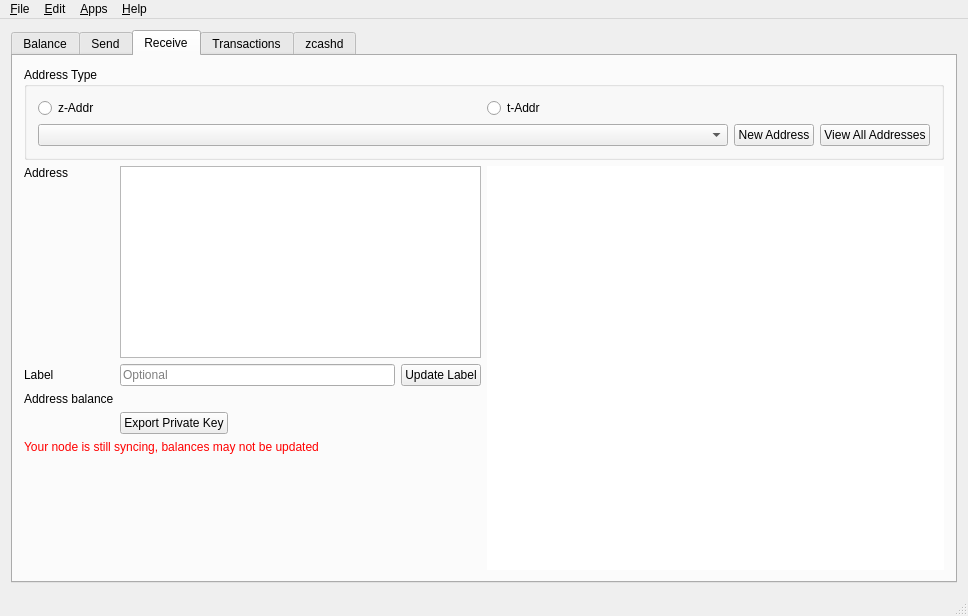
<?xml version="1.0" encoding="UTF-8"?>
<ui version="4.0">
 <class>MainWindow</class>
 <widget class="QMainWindow" name="MainWindow">
  <property name="geometry">
   <rect>
    <x>0</x>
    <y>0</y>
    <width>968</width>
    <height>616</height>
   </rect>
  </property>
  <property name="windowTitle">
   <string>ArnakWallet</string>
  </property>
  <property name="windowIcon">
   <iconset resource="../application.qrc">
    <normaloff>:/icons/res/icon.ico</normaloff>:/icons/res/icon.ico</iconset>
  </property>
  <widget class="QWidget" name="centralWidget">
   <layout class="QGridLayout" name="gridLayout_3">
    <item row="0" column="0">
     <widget class="QTabWidget" name="tabWidget">
      <property name="currentIndex">
       <number>2</number>
      </property>
      <widget class="QWidget" name="tab">
       <attribute name="title">
        <string>Balance</string>
       </attribute>
       <layout class="QGridLayout" name="gridLayout_2">
        <item row="0" column="0">
         <layout class="QHBoxLayout" name="horizontalLayout_5">
          <item>
           <widget class="QGroupBox" name="groupBox">
            <property name="minimumSize">
             <size>
              <width>250</width>
              <height>0</height>
             </size>
            </property>
            <property name="title">
             <string>Summary</string>
            </property>
            <property name="flat">
             <bool>false</bool>
            </property>
            <layout class="QGridLayout" name="gridLayout">
             <item row="0" column="0">
              <layout class="QVBoxLayout" name="verticalLayout">
               <item>
                <layout class="QHBoxLayout" name="horizontalLayout">
                 <item>
                  <widget class="QLabel" name="label">
                   <property name="sizePolicy">
                    <sizepolicy hsizetype="Minimum" vsizetype="Preferred">
                     <horstretch>0</horstretch>
                     <verstretch>0</verstretch>
                    </sizepolicy>
                   </property>
                   <property name="text">
                    <string>Shielded</string>
                   </property>
                  </widget>
                 </item>
                 <item>
                  <widget class="QLabel" name="balSheilded">
                   <property name="text">
                    <string/>
                   </property>
                   <property name="alignment">
                    <set>Qt::AlignRight|Qt::AlignTrailing|Qt::AlignVCenter</set>
                   </property>
                  </widget>
                 </item>
                </layout>
               </item>
               <item>
                <layout class="QHBoxLayout" name="horizontalLayout_2">
                 <item>
                  <widget class="QLabel" name="label_2">
                   <property name="sizePolicy">
                    <sizepolicy hsizetype="Minimum" vsizetype="Preferred">
                     <horstretch>0</horstretch>
                     <verstretch>0</verstretch>
                    </sizepolicy>
                   </property>
                   <property name="text">
                    <string>Transparent</string>
                   </property>
                  </widget>
                 </item>
                 <item>
                  <widget class="QLabel" name="balTransparent">
                   <property name="text">
                    <string/>
                   </property>
                   <property name="alignment">
                    <set>Qt::AlignRight|Qt::AlignTrailing|Qt::AlignVCenter</set>
                   </property>
                  </widget>
                 </item>
                </layout>
               </item>
               <item>
                <widget class="Line" name="line">
                 <property name="orientation">
                  <enum>Qt::Horizontal</enum>
                 </property>
                </widget>
               </item>
               <item>
                <layout class="QHBoxLayout" name="horizontalLayout_3">
                 <item>
                  <widget class="QLabel" name="label_3">
                   <property name="sizePolicy">
                    <sizepolicy hsizetype="Minimum" vsizetype="Preferred">
                     <horstretch>0</horstretch>
                     <verstretch>0</verstretch>
                    </sizepolicy>
                   </property>
                   <property name="font">
                    <font>
                     <weight>75</weight>
                     <bold>true</bold>
                    </font>
                   </property>
                   <property name="text">
                    <string>Total</string>
                   </property>
                  </widget>
                 </item>
                 <item>
                  <widget class="QLabel" name="balTotal">
                   <property name="font">
                    <font>
                     <weight>75</weight>
                     <bold>true</bold>
                    </font>
                   </property>
                   <property name="text">
                    <string/>
                   </property>
                   <property name="alignment">
                    <set>Qt::AlignRight|Qt::AlignTrailing|Qt::AlignVCenter</set>
                   </property>
                  </widget>
                 </item>
                </layout>
               </item>
               <item>
                <spacer name="verticalSpacer">
                 <property name="orientation">
                  <enum>Qt::Vertical</enum>
                 </property>
                 <property name="sizeHint" stdset="0">
                  <size>
                   <width>20</width>
                   <height>40</height>
                  </size>
                 </property>
                </spacer>
               </item>
               <item>
                <widget class="QLabel" name="lblSyncWarning">
                 <property name="styleSheet">
                  <string notr="true">color:red;</string>
                 </property>
                 <property name="text">
                  <string>Your node is still syncing, balances may not be updated</string>
                 </property>
                 <property name="wordWrap">
                  <bool>true</bool>
                 </property>
                </widget>
               </item>
               <item>
                <widget class="QLabel" name="unconfirmedWarning">
                 <property name="sizePolicy">
                  <sizepolicy hsizetype="Minimum" vsizetype="Preferred">
                   <horstretch>0</horstretch>
                   <verstretch>0</verstretch>
                  </sizepolicy>
                 </property>
                 <property name="styleSheet">
                  <string notr="true">color: red;</string>
                 </property>
                 <property name="text">
                  <string>Some transactions are not yet confirmed</string>
                 </property>
                </widget>
               </item>
              </layout>
             </item>
            </layout>
           </widget>
          </item>
          <item>
           <widget class="QGroupBox" name="groupBox_2">
            <property name="sizePolicy">
             <sizepolicy hsizetype="Expanding" vsizetype="Preferred">
              <horstretch>0</horstretch>
              <verstretch>0</verstretch>
             </sizepolicy>
            </property>
            <property name="title">
             <string>Address Balances</string>
            </property>
            <layout class="QHBoxLayout" name="horizontalLayout_4">
             <property name="spacing">
              <number>6</number>
             </property>
             <property name="leftMargin">
              <number>0</number>
             </property>
             <property name="topMargin">
              <number>0</number>
             </property>
             <property name="rightMargin">
              <number>0</number>
             </property>
             <property name="bottomMargin">
              <number>0</number>
             </property>
             <item>
              <widget class="QTableView" name="balancesTable">
               <property name="selectionMode">
                <enum>QAbstractItemView::SingleSelection</enum>
               </property>
               <property name="selectionBehavior">
                <enum>QAbstractItemView::SelectRows</enum>
               </property>
               <property name="cornerButtonEnabled">
                <bool>false</bool>
               </property>
               <attribute name="horizontalHeaderShowSortIndicator" stdset="0">
                <bool>false</bool>
               </attribute>
               <attribute name="horizontalHeaderStretchLastSection">
                <bool>true</bool>
               </attribute>
               <attribute name="verticalHeaderVisible">
                <bool>false</bool>
               </attribute>
              </widget>
             </item>
            </layout>
           </widget>
          </item>
         </layout>
        </item>
       </layout>
      </widget>
      <widget class="QWidget" name="tab_2">
       <attribute name="title">
        <string>Send</string>
       </attribute>
       <layout class="QVBoxLayout" name="verticalLayout_4">
        <item>
         <widget class="QGroupBox" name="groupBox_4">
          <property name="autoFillBackground">
           <bool>false</bool>
          </property>
          <property name="title">
           <string>From</string>
          </property>
          <property name="flat">
           <bool>false</bool>
          </property>
          <layout class="QVBoxLayout" name="verticalLayout_6">
           <item>
            <layout class="QHBoxLayout" name="horizontalLayout_8">
             <item>
              <widget class="AddressCombo" name="inputsCombo"/>
             </item>
            </layout>
           </item>
           <item>
            <layout class="QHBoxLayout" name="horizontalLayout_15">
             <item>
              <widget class="QLabel" name="label_5">
               <property name="text">
                <string>Address Balance</string>
               </property>
              </widget>
             </item>
             <item>
              <widget class="QLineEdit" name="sendAddressBalance">
               <property name="sizePolicy">
                <sizepolicy hsizetype="Preferred" vsizetype="Fixed">
                 <horstretch>0</horstretch>
                 <verstretch>0</verstretch>
                </sizepolicy>
               </property>
               <property name="alignment">
                <set>Qt::AlignRight|Qt::AlignTrailing|Qt::AlignVCenter</set>
               </property>
               <property name="readOnly">
                <bool>true</bool>
               </property>
              </widget>
             </item>
             <item>
              <widget class="QLabel" name="sendAddressBalanceUSD">
               <property name="text">
                <string/>
               </property>
              </widget>
             </item>
             <item>
              <spacer name="horizontalSpacer_6">
               <property name="orientation">
                <enum>Qt::Horizontal</enum>
               </property>
               <property name="sizeHint" stdset="0">
                <size>
                 <width>40</width>
                 <height>20</height>
                </size>
               </property>
              </spacer>
             </item>
            </layout>
           </item>
          </layout>
         </widget>
        </item>
        <item>
         <widget class="QGroupBox" name="groupBox_3">
          <property name="title">
           <string>Send To</string>
          </property>
          <property name="flat">
           <bool>false</bool>
          </property>
          <layout class="QVBoxLayout" name="verticalLayout_3">
           <property name="leftMargin">
            <number>0</number>
           </property>
           <property name="topMargin">
            <number>0</number>
           </property>
           <property name="rightMargin">
            <number>0</number>
           </property>
           <property name="bottomMargin">
            <number>0</number>
           </property>
           <item>
            <widget class="QScrollArea" name="sendToScrollArea">
             <property name="sizeAdjustPolicy">
              <enum>QAbstractScrollArea::AdjustToContents</enum>
             </property>
             <property name="widgetResizable">
              <bool>true</bool>
             </property>
             <widget class="QWidget" name="sendToWidgets">
              <property name="geometry">
               <rect>
                <x>0</x>
                <y>0</y>
                <width>920</width>
                <height>301</height>
               </rect>
              </property>
              <layout class="QVBoxLayout" name="sendToLayout">
               <item>
                <widget class="QGroupBox" name="verticalGroupBox">
                 <property name="title">
                  <string>Recipient</string>
                 </property>
                 <layout class="QVBoxLayout" name="sendAddressLayout">
                  <item>
                   <layout class="QHBoxLayout" name="horizontalLayout_12">
                    <item>
                     <widget class="QLabel" name="label_4">
                      <property name="text">
                       <string>Address</string>
                      </property>
                     </widget>
                    </item>
                    <item>
                     <widget class="QLineEdit" name="Address1">
                      <property name="placeholderText">
                       <string>Address</string>
                      </property>
                     </widget>
                    </item>
                    <item>
                     <widget class="QPushButton" name="AddressBook1">
                      <property name="text">
                       <string>Address Book</string>
                      </property>
                     </widget>
                    </item>
                   </layout>
                  </item>
                  <item>
                   <layout class="QHBoxLayout" name="horizontalLayout_13">
                    <item>
                     <widget class="QLabel" name="label_6">
                      <property name="text">
                       <string>Amount</string>
                      </property>
                     </widget>
                    </item>
                    <item>
                     <widget class="QLineEdit" name="Amount1">
                      <property name="baseSize">
                       <size>
                        <width>200</width>
                        <height>0</height>
                       </size>
                      </property>
                      <property name="alignment">
                       <set>Qt::AlignRight|Qt::AlignTrailing|Qt::AlignVCenter</set>
                      </property>
                      <property name="placeholderText">
                       <string>Amount</string>
                      </property>
                     </widget>
                    </item>
                    <item>
                     <widget class="QLabel" name="AmtUSD1">
                      <property name="text">
                       <string/>
                      </property>
                     </widget>
                    </item>
                    <item>
                     <widget class="QCheckBox" name="Max1">
                      <property name="text">
                       <string>Max Available</string>
                      </property>
                     </widget>
                    </item>
                    <item>
                     <spacer name="horizontalSpacer_4">
                      <property name="orientation">
                       <enum>Qt::Horizontal</enum>
                      </property>
                      <property name="sizeHint" stdset="0">
                       <size>
                        <width>40</width>
                        <height>20</height>
                       </size>
                      </property>
                     </spacer>
                    </item>
                    <item>
                     <widget class="QPushButton" name="MemoBtn1">
                      <property name="enabled">
                       <bool>true</bool>
                      </property>
                      <property name="toolTip">
                       <string/>
                      </property>
                      <property name="text">
                       <string>Memo</string>
                      </property>
                     </widget>
                    </item>
                   </layout>
                  </item>
                  <item>
                   <widget class="QLabel" name="MemoTxt1">
                    <property name="font">
                     <font>
                      <pointsize>10</pointsize>
                     </font>
                    </property>
                    <property name="text">
                     <string/>
                    </property>
                    <property name="wordWrap">
                     <bool>true</bool>
                    </property>
                   </widget>
                  </item>
                 </layout>
                </widget>
               </item>
               <item>
                <layout class="QHBoxLayout" name="horizontalLayout_7">
                 <item>
                  <spacer name="horizontalSpacer_2">
                   <property name="orientation">
                    <enum>Qt::Horizontal</enum>
                   </property>
                   <property name="sizeHint" stdset="0">
                    <size>
                     <width>40</width>
                     <height>20</height>
                    </size>
                   </property>
                  </spacer>
                 </item>
                 <item>
                  <widget class="QPushButton" name="addAddressButton">
                   <property name="baseSize">
                    <size>
                     <width>200</width>
                     <height>0</height>
                    </size>
                   </property>
                   <property name="text">
                    <string>Add Recipient</string>
                   </property>
                  </widget>
                 </item>
                 <item>
                  <spacer name="horizontalSpacer_3">
                   <property name="orientation">
                    <enum>Qt::Horizontal</enum>
                   </property>
                   <property name="sizeHint" stdset="0">
                    <size>
                     <width>40</width>
                     <height>20</height>
                    </size>
                   </property>
                  </spacer>
                 </item>
                </layout>
               </item>
               <item>
                <spacer name="verticalSpacer_2">
                 <property name="orientation">
                  <enum>Qt::Vertical</enum>
                 </property>
                 <property name="sizeHint" stdset="0">
                  <size>
                   <width>20</width>
                   <height>40</height>
                  </size>
                 </property>
                </spacer>
               </item>
              </layout>
             </widget>
            </widget>
           </item>
          </layout>
         </widget>
        </item>
        <item>
         <layout class="QHBoxLayout" name="layoutSendRecurring">
          <item>
           <widget class="QCheckBox" name="chkRecurring">
            <property name="text">
             <string>Recurring payment</string>
            </property>
           </widget>
          </item>
          <item>
           <widget class="QLabel" name="lblRecurDesc">
            <property name="text">
             <string>Every month, starting 12-May-2012, for 6 payments</string>
            </property>
           </widget>
          </item>
          <item>
           <widget class="QPushButton" name="btnRecurSchedule">
            <property name="text">
             <string>Edit Schedule</string>
            </property>
            <property name="checkable">
             <bool>false</bool>
            </property>
            <property name="checked">
             <bool>false</bool>
            </property>
           </widget>
          </item>
          <item>
           <spacer name="horizontalSpacer_7">
            <property name="orientation">
             <enum>Qt::Horizontal</enum>
            </property>
            <property name="sizeHint" stdset="0">
             <size>
              <width>40</width>
              <height>20</height>
             </size>
            </property>
           </spacer>
          </item>
         </layout>
        </item>
        <item>
         <layout class="QHBoxLayout" name="horizontalLayout_6">
          <item>
           <widget class="QLabel" name="minerFeeLabel">
            <property name="text">
             <string>Miner Fee</string>
            </property>
           </widget>
          </item>
          <item>
           <widget class="QLineEdit" name="minerFeeAmt">
            <property name="sizePolicy">
             <sizepolicy hsizetype="Preferred" vsizetype="Fixed">
              <horstretch>0</horstretch>
              <verstretch>0</verstretch>
             </sizepolicy>
            </property>
            <property name="text">
             <string>0</string>
            </property>
           </widget>
          </item>
          <item>
           <widget class="QLabel" name="lblMinerFeeUSD">
            <property name="text">
             <string/>
            </property>
           </widget>
          </item>
          <item>
           <widget class="QLabel" name="label_17">
            <property name="text">
             <string notr="true"/>
            </property>
           </widget>
          </item>
          <item>
           <spacer name="horizontalSpacer">
            <property name="orientation">
             <enum>Qt::Horizontal</enum>
            </property>
            <property name="sizeHint" stdset="0">
             <size>
              <width>40</width>
              <height>20</height>
             </size>
            </property>
           </spacer>
          </item>
          <item>
           <widget class="QPushButton" name="sendTransactionButton">
            <property name="baseSize">
             <size>
              <width>100</width>
              <height>0</height>
             </size>
            </property>
            <property name="text">
             <string>Send</string>
            </property>
            <property name="flat">
             <bool>false</bool>
            </property>
           </widget>
          </item>
          <item>
           <widget class="QPushButton" name="cancelSendButton">
            <property name="baseSize">
             <size>
              <width>100</width>
              <height>0</height>
             </size>
            </property>
            <property name="text">
             <string>Cancel</string>
            </property>
           </widget>
          </item>
         </layout>
        </item>
       </layout>
      </widget>
      <widget class="QWidget" name="tab_3">
       <attribute name="title">
        <string>Receive</string>
       </attribute>
       <layout class="QVBoxLayout" name="verticalLayout_5">
        <item>
         <layout class="QVBoxLayout" name="verticalLayout_8">
          <item>
           <widget class="QGroupBox" name="groupBox_6">
            <property name="title">
             <string>Address Type</string>
            </property>
            <property name="flat">
             <bool>false</bool>
            </property>
            <property name="checkable">
             <bool>false</bool>
            </property>
            <layout class="QVBoxLayout" name="verticalLayout_9">
             <item>
              <layout class="QHBoxLayout" name="horizontalLayout_9">
               <item>
                <widget class="QRadioButton" name="rdioZSAddr">
                 <property name="text">
                  <string>z-Addr</string>
                 </property>
                </widget>
               </item>
               <item>
                <widget class="QRadioButton" name="rdioTAddr">
                 <property name="sizePolicy">
                  <sizepolicy hsizetype="Preferred" vsizetype="Fixed">
                   <horstretch>0</horstretch>
                   <verstretch>0</verstretch>
                  </sizepolicy>
                 </property>
                 <property name="text">
                  <string>t-Addr</string>
                 </property>
                </widget>
               </item>
              </layout>
             </item>
             <item>
              <layout class="QHBoxLayout" name="horizontalLayout_10">
               <item>
                <widget class="AddressCombo" name="listReceiveAddresses">
                 <property name="sizePolicy">
                  <sizepolicy hsizetype="Expanding" vsizetype="Fixed">
                   <horstretch>0</horstretch>
                   <verstretch>0</verstretch>
                  </sizepolicy>
                 </property>
                 <property name="duplicatesEnabled">
                  <bool>false</bool>
                 </property>
                </widget>
               </item>
               <item>
                <widget class="QPushButton" name="btnReceiveNewAddr">
                 <property name="text">
                  <string>New Address</string>
                 </property>
                </widget>
               </item>
               <item>
                <widget class="QPushButton" name="btnViewAllAddresses">
                 <property name="text">
                  <string>View All Addresses</string>
                 </property>
                </widget>
               </item>
              </layout>
             </item>
            </layout>
           </widget>
          </item>
          <item>
           <layout class="QHBoxLayout" name="horizontalLayout_11">
            <item>
             <layout class="QVBoxLayout" name="verticalLayout_10">
              <item>
               <layout class="QGridLayout" name="gridLayout_4">
                <item row="1" column="0">
                 <widget class="QLabel" name="label_7">
                  <property name="text">
                   <string>Label</string>
                  </property>
                 </widget>
                </item>
                <item row="1" column="2">
                 <widget class="QPushButton" name="rcvUpdateLabel">
                  <property name="text">
                   <string>Update Label</string>
                  </property>
                 </widget>
                </item>
                <item row="2" column="1" colspan="2">
                 <widget class="QLabel" name="rcvBal">
                  <property name="text">
                   <string/>
                  </property>
                 </widget>
                </item>
                <item row="2" column="0">
                 <widget class="QLabel" name="label_21">
                  <property name="text">
                   <string>Address balance</string>
                  </property>
                 </widget>
                </item>
                <item row="1" column="1">
                 <widget class="QLineEdit" name="rcvLabel">
                  <property name="maxLength">
                   <number>40</number>
                  </property>
                  <property name="placeholderText">
                   <string>Optional</string>
                  </property>
                 </widget>
                </item>
                <item row="0" column="1" colspan="2">
                 <widget class="QPlainTextEdit" name="txtReceive">
                  <property name="sizePolicy">
                   <sizepolicy hsizetype="Expanding" vsizetype="Preferred">
                    <horstretch>0</horstretch>
                    <verstretch>0</verstretch>
                   </sizepolicy>
                  </property>
                  <property name="readOnly">
                   <bool>true</bool>
                  </property>
                 </widget>
                </item>
                <item row="3" column="1" colspan="2">
                 <layout class="QHBoxLayout" name="horizontalLayout_16">
                  <item>
                   <widget class="QPushButton" name="exportKey">
                    <property name="text">
                     <string>Export Private Key</string>
                    </property>
                   </widget>
                  </item>
                  <item>
                   <spacer name="horizontalSpacer_5">
                    <property name="orientation">
                     <enum>Qt::Horizontal</enum>
                    </property>
                    <property name="sizeHint" stdset="0">
                     <size>
                      <width>40</width>
                      <height>20</height>
                     </size>
                    </property>
                   </spacer>
                  </item>
                 </layout>
                </item>
                <item row="0" column="0">
                 <widget class="QLabel" name="label_10">
                  <property name="text">
                   <string>Address</string>
                  </property>
                  <property name="alignment">
                   <set>Qt::AlignLeading|Qt::AlignLeft|Qt::AlignTop</set>
                  </property>
                 </widget>
                </item>
               </layout>
              </item>
              <item>
               <widget class="QLabel" name="lblSyncWarningReceive">
                <property name="styleSheet">
                 <string notr="true">color: red;</string>
                </property>
                <property name="text">
                 <string>Your node is still syncing, balances may not be updated</string>
                </property>
               </widget>
              </item>
              <item>
               <spacer name="verticalSpacer_5">
                <property name="orientation">
                 <enum>Qt::Vertical</enum>
                </property>
                <property name="sizeHint" stdset="0">
                 <size>
                  <width>20</width>
                  <height>40</height>
                 </size>
                </property>
               </spacer>
              </item>
             </layout>
            </item>
            <item>
             <widget class="QRCodeLabel" name="qrcodeDisplay">
              <property name="sizePolicy">
               <sizepolicy hsizetype="Expanding" vsizetype="Expanding">
                <horstretch>0</horstretch>
                <verstretch>0</verstretch>
               </sizepolicy>
              </property>
              <property name="styleSheet">
               <string notr="true">background-color: #fff</string>
              </property>
              <property name="text">
               <string/>
              </property>
             </widget>
            </item>
           </layout>
          </item>
         </layout>
        </item>
       </layout>
      </widget>
      <widget class="QWidget" name="tab_4">
       <attribute name="title">
        <string>Transactions</string>
       </attribute>
       <layout class="QVBoxLayout" name="verticalLayout_2">
        <item>
         <widget class="QTableView" name="transactionsTable">
          <property name="selectionMode">
           <enum>QAbstractItemView::SingleSelection</enum>
          </property>
          <property name="selectionBehavior">
           <enum>QAbstractItemView::SelectRows</enum>
          </property>
         </widget>
        </item>
       </layout>
      </widget>
      <widget class="QWidget" name="tab_5">
       <attribute name="title">
        <string>zcashd</string>
       </attribute>
       <layout class="QVBoxLayout" name="verticalLayout_7">
        <item>
         <layout class="QHBoxLayout" name="horizontalLayout_14">
          <item>
           <widget class="FilledIconLabel" name="zcashdlogo">
            <property name="sizePolicy">
             <sizepolicy hsizetype="Expanding" vsizetype="Expanding">
              <horstretch>0</horstretch>
              <verstretch>0</verstretch>
             </sizepolicy>
            </property>
            <property name="text">
             <string/>
            </property>
            <property name="scaledContents">
             <bool>false</bool>
            </property>
           </widget>
          </item>
          <item>
           <widget class="QGroupBox" name="groupBox_5">
            <property name="title">
             <string/>
            </property>
            <layout class="QGridLayout" name="gridLayout_5">
             <item row="5" column="0" colspan="3">
              <widget class="QLabel" name="label_14">
               <property name="text">
                <string>You are currently not mining</string>
               </property>
              </widget>
             </item>
             <item row="6" column="0">
              <spacer name="verticalSpacer_4">
               <property name="orientation">
                <enum>Qt::Vertical</enum>
               </property>
               <property name="sizeHint" stdset="0">
                <size>
                 <width>20</width>
                 <height>40</height>
                </size>
               </property>
              </spacer>
             </item>
             <item row="2" column="2">
              <widget class="QLabel" name="numconnections">
               <property name="text">
                <string>Loading...</string>
               </property>
              </widget>
             </item>
             <item row="1" column="0">
              <widget class="QLabel" name="heightLabel">
               <property name="text">
                <string>Block height</string>
               </property>
              </widget>
             </item>
             <item row="3" column="2">
              <widget class="QLabel" name="solrate">
               <property name="text">
                <string>Loading...</string>
               </property>
              </widget>
             </item>
             <item row="3" column="0">
              <widget class="QLabel" name="label_12">
               <property name="text">
                <string>Network solution rate</string>
               </property>
              </widget>
             </item>
             <item row="2" column="0">
              <widget class="QLabel" name="label_8">
               <property name="text">
                <string>Connections</string>
               </property>
              </widget>
             </item>
             <item row="1" column="2">
              <widget class="QLabel" name="blockheight">
               <property name="text">
                <string>Loading...</string>
               </property>
              </widget>
             </item>
             <item row="4" column="0" colspan="3">
              <widget class="Line" name="line_2">
               <property name="orientation">
                <enum>Qt::Horizontal</enum>
               </property>
              </widget>
             </item>
             <item row="0" column="0">
              <spacer name="verticalSpacer_3">
               <property name="orientation">
                <enum>Qt::Vertical</enum>
               </property>
               <property name="sizeHint" stdset="0">
                <size>
                 <width>20</width>
                 <height>40</height>
                </size>
               </property>
              </spacer>
             </item>
             <item row="3" column="1">
              <widget class="QLabel" name="label_9">
               <property name="text">
                <string>|</string>
               </property>
              </widget>
             </item>
             <item row="2" column="1">
              <widget class="QLabel" name="label_11">
               <property name="text">
                <string>|</string>
               </property>
              </widget>
             </item>
             <item row="1" column="1">
              <widget class="QLabel" name="label_13">
               <property name="text">
                <string>|</string>
               </property>
              </widget>
             </item>
            </layout>
           </widget>
          </item>
         </layout>
        </item>
       </layout>
      </widget>
     </widget>
    </item>
   </layout>
  </widget>
  <widget class="QMenuBar" name="menuBar">
   <property name="geometry">
    <rect>
     <x>0</x>
     <y>0</y>
     <width>968</width>
     <height>22</height>
    </rect>
   </property>
   <widget class="QMenu" name="menuFile">
    <property name="title">
     <string>&amp;File</string>
    </property>
    <addaction name="actionRequest_zcash"/>
    <addaction name="actionPay_URI"/>
    <addaction name="separator"/>
    <addaction name="actionImport_Private_Key"/>
    <addaction name="actionExport_All_Private_Keys"/>
    <addaction name="actionBackup_wallet_dat"/>
    <addaction name="separator"/>
    <addaction name="actionExport_transactions"/>
    <addaction name="separator"/>
    <addaction name="actionExit"/>
   </widget>
   <widget class="QMenu" name="menuHelp">
    <property name="title">
     <string>&amp;Help</string>
    </property>
    <addaction name="actionDonate"/>
    <addaction name="actionCheck_for_Updates"/>
    <addaction name="actionFile_a_bug"/>
    <addaction name="actionAbout"/>
   </widget>
   <widget class="QMenu" name="menuApps">
    <property name="title">
     <string>&amp;Apps</string>
    </property>
    <addaction name="actionConnect_Mobile_App"/>
    <addaction name="actionValidate_Address"/>
    <addaction name="separator"/>
    <addaction name="actionz_board_net"/>
    <addaction name="actionTurnstile_Migration"/>
   </widget>
   <widget class="QMenu" name="menu_Edit">
    <property name="title">
     <string>&amp;Edit</string>
    </property>
    <addaction name="action_Address_Book"/>
    <addaction name="actionSettings"/>
    <addaction name="action_Recurring_Payments"/>
   </widget>
   <addaction name="menuFile"/>
   <addaction name="menu_Edit"/>
   <addaction name="menuApps"/>
   <addaction name="menuHelp"/>
  </widget>
  <widget class="QStatusBar" name="statusBar"/>
  <action name="actionExit">
   <property name="text">
    <string>E&amp;xit</string>
   </property>
  </action>
  <action name="actionAbout">
   <property name="text">
    <string>&amp;About</string>
   </property>
  </action>
  <action name="actionSettings">
   <property name="text">
    <string>&amp;Settings</string>
   </property>
   <property name="shortcut">
    <string>Ctrl+P</string>
   </property>
  </action>
  <action name="actionDonate">
   <property name="text">
    <string>&amp;Donate</string>
   </property>
  </action>
  <action name="actionCheck_for_Updates">
   <property name="text">
    <string>Check github.com for &amp;updates</string>
   </property>
  </action>
  <action name="actionTurnstile_Migration">
   <property name="text">
    <string>Sapling &amp;turnstile</string>
   </property>
   <property name="shortcut">
    <string>Ctrl+A, Ctrl+T</string>
   </property>
  </action>
  <action name="actionImport_Private_Key">
   <property name="text">
    <string>&amp;Import private key</string>
   </property>
  </action>
  <action name="actionExport_All_Private_Keys">
   <property name="text">
    <string>&amp;Export all private keys</string>
   </property>
  </action>
  <action name="action_Address_Book">
   <property name="text">
    <string>Address &amp;book</string>
   </property>
   <property name="shortcut">
    <string>Ctrl+B</string>
   </property>
  </action>
  <action name="actionBackup_wallet_dat">
   <property name="text">
    <string>&amp;Backup wallet.dat</string>
   </property>
  </action>
  <action name="actionExport_transactions">
   <property name="text">
    <string>Export transactions</string>
   </property>
  </action>
  <action name="actionPay_URI">
   <property name="text">
    <string>Pay zcash &amp;URI...</string>
   </property>
  </action>
  <action name="actionConnect_Mobile_App">
   <property name="text">
    <string>Connect mobile &amp;app</string>
   </property>
   <property name="shortcut">
    <string>Ctrl+M</string>
   </property>
  </action>
  <action name="action_Recurring_Payments">
   <property name="text">
    <string>&amp;Recurring Payments</string>
   </property>
  </action>
  <action name="actionRequest_zcash">
   <property name="text">
    <string>Request zcash...</string>
   </property>
  </action>
  <action name="actionFile_a_bug">
   <property name="text">
    <string>File a bug...</string>
   </property>
  </action>
  <action name="actionValidate_Address">
   <property name="text">
    <string>Validate Address</string>
   </property>
  </action>
 </widget>
 <layoutdefault spacing="6" margin="11"/>
 <customwidgets>
  <customwidget>
   <class>AddressCombo</class>
   <extends>QComboBox</extends>
   <header>addresscombo.h</header>
  </customwidget>
  <customwidget>
   <class>QRCodeLabel</class>
   <extends>QLabel</extends>
   <header>qrcodelabel.h</header>
  </customwidget>
  <customwidget>
   <class>FilledIconLabel</class>
   <extends>QLabel</extends>
   <header>fillediconlabel.h</header>
  </customwidget>
 </customwidgets>
 <tabstops>
  <tabstop>tabWidget</tabstop>
  <tabstop>inputsCombo</tabstop>
  <tabstop>Address1</tabstop>
  <tabstop>Amount1</tabstop>
  <tabstop>Max1</tabstop>
  <tabstop>AddressBook1</tabstop>
  <tabstop>MemoBtn1</tabstop>
  <tabstop>addAddressButton</tabstop>
  <tabstop>sendTransactionButton</tabstop>
  <tabstop>cancelSendButton</tabstop>
  <tabstop>rdioZSAddr</tabstop>
  <tabstop>rdioTAddr</tabstop>
  <tabstop>listReceiveAddresses</tabstop>
  <tabstop>btnReceiveNewAddr</tabstop>
  <tabstop>txtReceive</tabstop>
  <tabstop>rcvLabel</tabstop>
  <tabstop>rcvUpdateLabel</tabstop>
  <tabstop>transactionsTable</tabstop>
  <tabstop>balancesTable</tabstop>
  <tabstop>minerFeeAmt</tabstop>
  <tabstop>sendAddressBalance</tabstop>
  <tabstop>sendToScrollArea</tabstop>
 </tabstops>
 <resources>
  <include location="../application.qrc"/>
 </resources>
 <connections/>
</ui>
